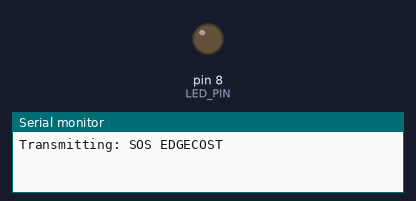
A sketch run on a simulated Arduino Uno, built with avr-gcc and run on an emulated ATmega328P. Shown: output pins drawn as LEDs (lit = HIGH), the last lines printed to the serial monitor.

Above: at 0.9 s.
At 19.5 s:
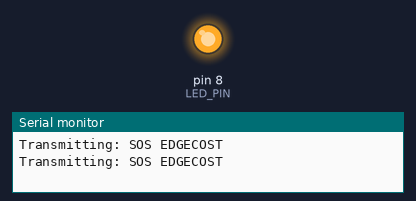
Timing chart, 0 to 22.0 s (numbered marks = the images above):
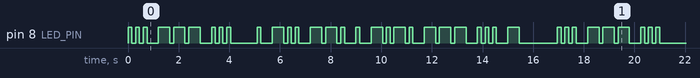

The sketch:

morse_code_beacon.ino
```cpp
/*
  Morse Code LED Beacon
  ----------------------
  Repeats a fixed message on a single LED using standard Morse timing ratios.
  Board: Arduino Uno (works on any AVR board with a digital output pin).
*/

const uint8_t LED_PIN = 8;

// Base unit length in milliseconds. All other timings are ratios of this,
// which is the whole point of Morse code timing -- change this one value
// to speed up or slow down the entire beacon.
const uint16_t DOT_MS = 150;

const char *MESSAGE = "SOS EDGECOST";

// Morse lookup table for A-Z. Index 0 = 'A'. '.' = dot, '-' = dash.
const char *MORSE_TABLE[26] = {
  ".-", "-...", "-.-.", "-..", ".",   "..-.", "--.",  "....", "..",
  ".---", "-.-", ".-..", "--", "-.",  "---",  ".--.", "--.-", ".-.",
  "...", "-",   "..-",  "...-", ".--", "-..-", "-.--", "--.."
};

void setup() {
  pinMode(LED_PIN, OUTPUT);
  Serial.begin(9600);
}

void loop() {
  Serial.print("Transmitting: ");
  Serial.println(MESSAGE);

  for (const char *p = MESSAGE; *p != '\0'; p++) {
    char c = *p;

    if (c == ' ') {
      // Word gap: 7 units total. We already emitted a 3-unit letter gap
      // after the previous letter, so only 4 more units are needed here.
      delay(DOT_MS * 4);
      continue;
    }

    if (c >= 'a' && c <= 'z') c -= 32; // normalize to uppercase
    if (c < 'A' || c > 'Z') continue;   // skip anything we can't encode

    flashPattern(MORSE_TABLE[c - 'A']);
    delay(DOT_MS * 2); // finish the 3-unit inter-letter gap (1 unit already sent after last symbol)
  }

  delay(DOT_MS * 7); // pause before repeating the whole message
}

// Flashes one letter's dot/dash pattern, leaving a 1-unit gap after each symbol.
void flashPattern(const char *pattern) {
  for (const char *s = pattern; *s != '\0'; s++) {
    digitalWrite(LED_PIN, HIGH);
    delay(*s == '.' ? DOT_MS : DOT_MS * 3);
    digitalWrite(LED_PIN, LOW);
    delay(DOT_MS); // inter-symbol gap within the same letter
  }
}
```

Measured:
- by itself, pin 8 (LED_PIN): moves between LOW and HIGH, repeating every 17.0 s
- by itself, everything shown: repeats every 17.0 s, in 56 steps
